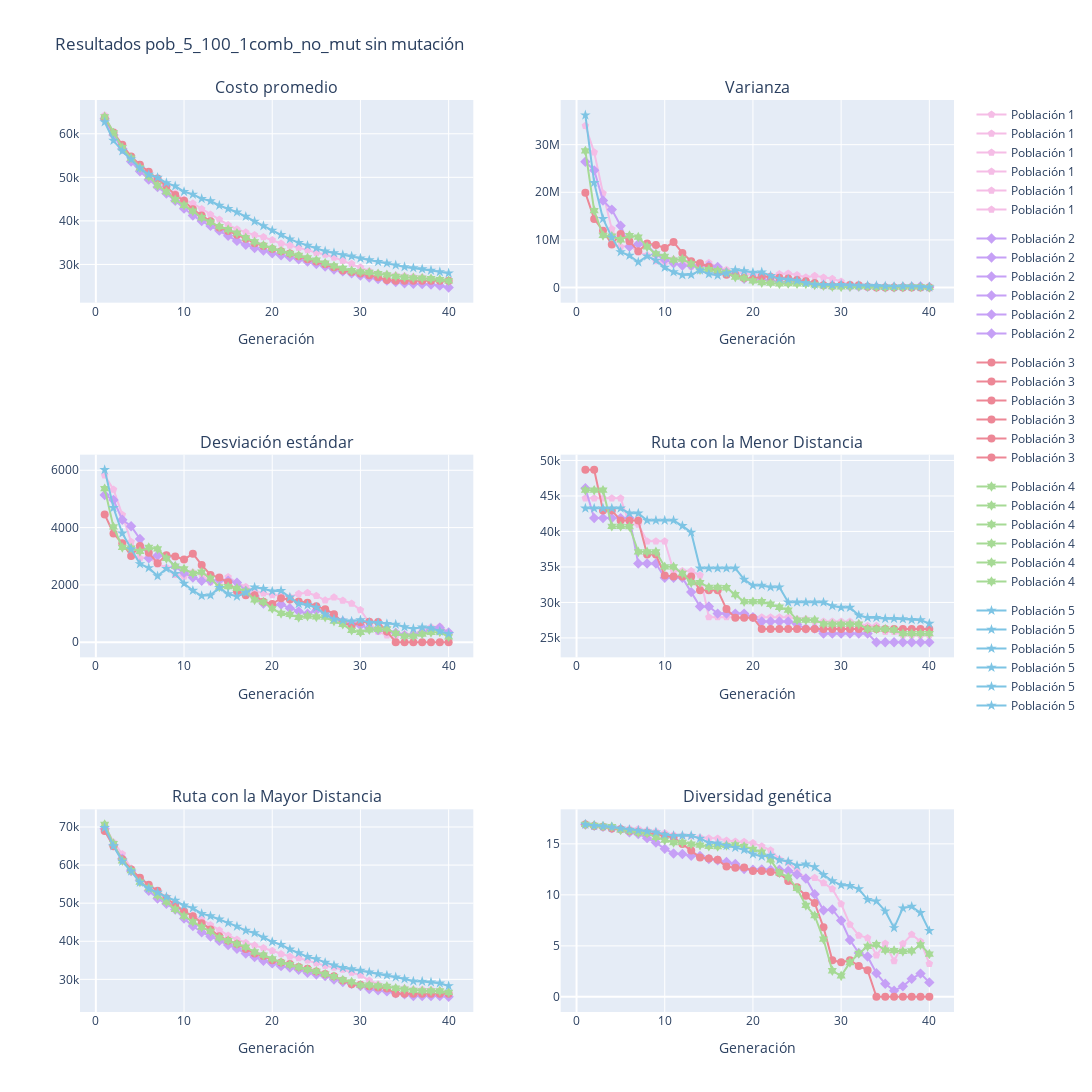

The code cell stored with this chart in its notebook:
### Code cell
show_report(resultados2, max_gen_, msg=f"Resultados {exp_name2} sin mutación")
